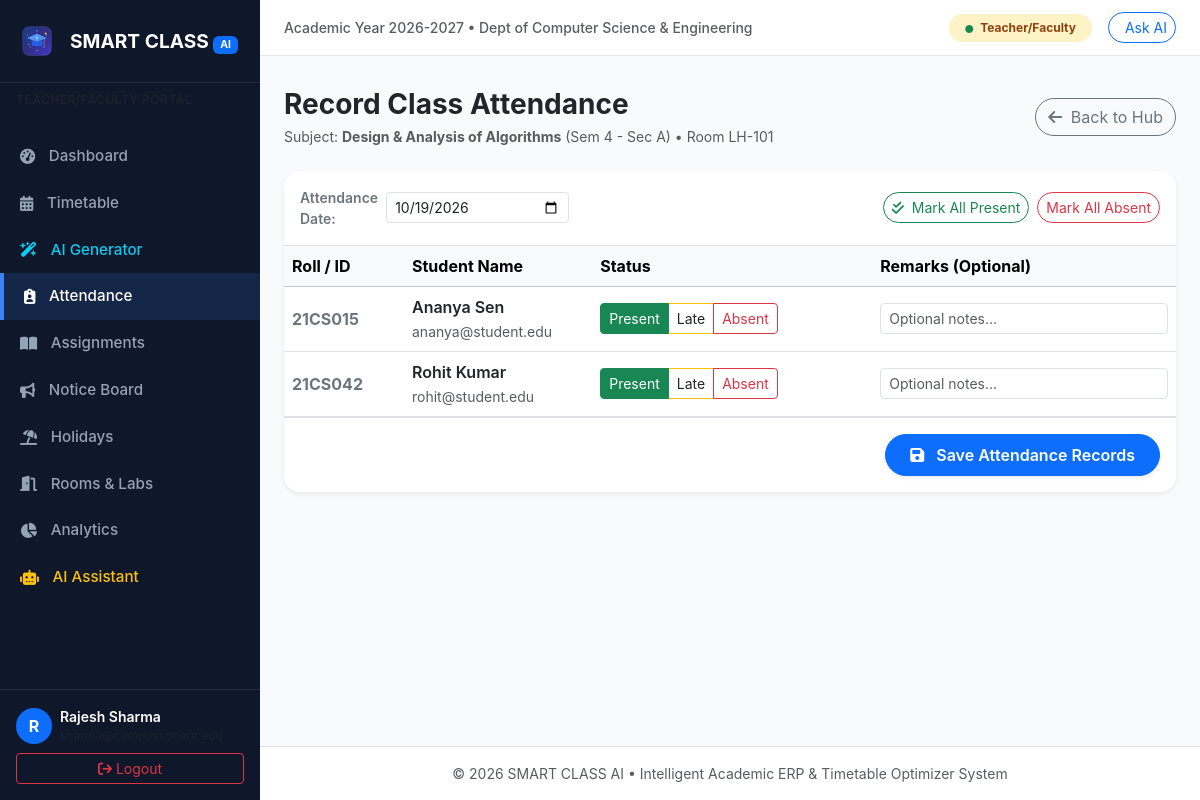
The page /attendance/mark/51/ (signed in) on the database its author committed.
### erp/models.py (models this page shows, shortened)
class Profile(models.Model):
    ROLE_CHOICES = (
        ('student', 'Student'),
        ('teacher', 'Teacher/Faculty'),
        ('admin', 'Admin/Staff'),
    )
    user = models.OneToOneField(User, on_delete=models.CASCADE, related_name='profile')
    role = models.CharField(max_length=20, choices=ROLE_CHOICES, default='student')
    id_number = models.CharField(max_length=50, blank=True, null=True, help_text="Roll No or Faculty ID")
    department = models.CharField(max_length=100, default='Computer Science & Engineering')
    phone = models.CharField(max_length=20, blank=True, null=True)
    semester = models.IntegerField(default=1, blank=True, null=True)
    section = models.CharField(max_length=10, default='A', blank=True, null=True)
    avatar = models.FileField(upload_to='profiles/', blank=True, null=True)

class ClassSchedule(models.Model):
    DAY_CHOICES = (
        ('Monday', 'Monday'),
        ('Tuesday', 'Tuesday'),
        ('Wednesday', 'Wednesday'),
        ('Thursday', 'Thursday'),
        ('Friday', 'Friday'),
        ('Saturday', 'Saturday'),
    )
    subject = models.ForeignKey(Subject, on_delete=models.CASCADE, related_name='schedules')
    faculty = models.ForeignKey(User, on_delete=models.CASCADE, related_name='teaching_schedules')
    room = models.ForeignKey(Room, on_delete=models.CASCADE, related_name='room_schedules')
    day = models.CharField(max_length=20, choices=DAY_CHOICES)
    start_time = models.TimeField()
    end_time = models.TimeField()
    semester = models.IntegerField(default=1)
    section = models.CharField(max_length=10, default='A')
    is_active = models.BooleanField(default=True)
    class Meta:
        ordering = ['day', 'start_time']

class Subject(models.Model):
    code = models.CharField(max_length=20, unique=True)
    name = models.CharField(max_length=150)
    department = models.CharField(max_length=100, default='Computer Science & Engineering')
    semester = models.IntegerField(default=1)
    credits = models.PositiveIntegerField(default=3)
    faculty = models.ForeignKey(User, on_delete=models.SET_NULL, null=True, blank=True, related_name='assigned_subjects')

class Room(models.Model):
    ROOM_TYPES = (
        ('Classroom', 'Smart Classroom'),
        ('Lab', 'Computer / AI Lab'),
        ('Seminar', 'Seminar Hall'),
        ('Auditorium', 'Auditorium'),
    )
    room_number = models.CharField(max_length=30, unique=True)
    name = models.CharField(max_length=100)
    room_type = models.CharField(max_length=30, choices=ROOM_TYPES, default='Classroom')
    capacity = models.PositiveIntegerField(default=60)
    has_projector = models.BooleanField(default=True)
    is_active = models.BooleanField(default=True)

### erp/views.py (the view, shortened to what this page needs)
# urls.py: path('attendance/mark/<int:schedule_id>/', views.mark_attendance, name='mark_attendance'),
@login_required
def mark_attendance(request, schedule_id):
    profile = getattr(request.user, 'profile', None)
    if not profile or profile.role not in ['teacher', 'admin']:
        messages.error(request, "Permission denied.")
        return redirect('dashboard')
    schedule = get_object_or_404(ClassSchedule, id=schedule_id)
    students = Profile.objects.filter(
        role='student',
        semester=schedule.semester,
        section=schedule.section
    ).select_related('user').order_by('id_number', 'user__first_name')
    target_date = request.GET.get('date', timezone.now().strftime('%Y-%m-%d'))
    existing_records = {
        a.student_id: a.status
        for a in Attendance.objects.filter(schedule=schedule, date=target_date)
    }
    return render(request, 'academic/mark_attendance.html', {
        'schedule': schedule,
        'students': students,
        'target_date': target_date,
        'existing_records': existing_records,
    })

### erp/templatetags/erp_extras.py (called while the page is built)
@register.filter(name='dict_get')
def dict_get(dictionary, key):
    if isinstance(dictionary, dict):
        return dictionary.get(key)
    return None

### templates/academic/mark_attendance.html (shortened to what this page needs)
{% extends 'base.html' %}
{% load erp_extras %}
{% block content %}
<div class="d-flex flex-wrap align-items-center justify-content-between gap-3 mb-4">
    <div>
        <h3 class="fw-bold text-dark mb-1">Record Class Attendance</h3>
        <p class="text-muted small mb-0">
            Subject: <strong>{{ schedule.subject.name }}</strong> (Sem {{ schedule.semester }} - Sec {{ schedule.section }}) • Room {{ schedule.room.room_number }}
        </p>
    </div>
    <a href="{% url 'attendance_list' %}" class="btn btn-outline-secondary rounded-pill">
        <i class="fa-solid fa-arrow-left me-1"></i> Back to Hub
    </a>
</div>
<div class="card border-0 shadow-sm rounded-4 overflow-hidden">
    <form method="post">
        <div class="card-header bg-white border-bottom py-3 d-flex flex-wrap justify-content-between align-items-center gap-3">
            <div class="d-flex align-items-center gap-2">
                <label class="fw-semibold small text-secondary">Attendance Date:</label>
                <input type="date" name="date" class="form-control form-control-sm" value="{{ target_date }}" required>
            </div>
            <div class="d-flex gap-2">
                <button type="button" class="btn btn-sm btn-outline-success rounded-pill" onclick="markAll('Present')">
                    <i class="fa-solid fa-check-double me-1"></i> Mark All Present
                </button>
                <button type="button" class="btn btn-sm btn-outline-danger rounded-pill" onclick="markAll('Absent')">
                    Mark All Absent
                </button>
            </div>
        </div>
        <div class="card-body p-0">
            <div class="table-responsive">
                <table class="table table-hover align-middle mb-0">
                    <thead class="table-light">
                        <tr>
                            <th style="width: 120px;">Roll / ID</th>
                            <th>Student Name</th>
                            <th style="width: 280px;">Status</th>
                            <th>Remarks (Optional)</th>
                        </tr>
                    </thead>
                    <tbody>
                        {% for st in students %}
                        <tr>
                            <td class="fw-bold text-secondary">{{ st.id_number|default:"N/A" }}</td>
                            <td>
                                <div class="fw-semibold text-dark">{{ st.user.get_full_name|default:st.user.username }}</div>
                                <small class="text-muted">{{ st.user.email }}</small>
                            </td>
                            <td>
                                <div class="btn-group" role="group">
                                    <label class="btn btn-outline-success btn-sm" for="pres_{{ st.user.id }}">Present</label>
                                    <label class="btn btn-outline-warning btn-sm text-dark" for="late_{{ st.user.id }}">Late</label>
                                    <label class="btn btn-outline-danger btn-sm" for="abs_{{ st.user.id }}">Absent</label>
                                </div>
                            </td>
                            <td>
                                <input type="text" name="remarks_{{ st.user.id }}" class="form-control form-control-sm" placeholder="Optional notes...">
                            </td>
                        </tr>
                        {% empty %}
                        <tr>
                            <td colspan="4" class="text-center py-4 text-muted">
                                No registered students found in Semester {{ schedule.semester }} Section {{ schedule.section }}.
                            </td>
                        </tr>
                        {% endfor %}
                    </tbody>
                </table>
            </div>
        </div>
        <div class="card-footer bg-white py-3 border-top d-flex justify-content-end">
            <button type="submit" class="btn btn-primary px-4 py-2 rounded-pill fw-semibold shadow-sm">
                <i class="fa-solid fa-save me-2"></i> Save Attendance Records
            </button>
        </div>
    </form>
</div>
{% endblock %}

### templates/base.html (shortened to what this page needs)
{% load static %}
<!DOCTYPE html>
<html lang="en">
<head>
    <link href="https://cdn.jsdelivr.net/npm/bootstrap@5.3.3/dist/css/bootstrap.min.css" rel="stylesheet">
    <link href="https://cdnjs.cloudflare.com/ajax/libs/font-awesome/6.5.1/css/all.min.css" rel="stylesheet">
    <link href="{% static 'css/style.css' %}" rel="stylesheet">
</head>
<body>
    {% if user.is_authenticated %}
    <div class="app-wrapper">
        <nav class="sidebar">
            <div class="sidebar-brand">
                <img src="{% static 'images/logo.svg' %}" alt="Logo" width="34" height="34" class="me-1">
                <span>SMART CLASS <span class="badge bg-primary text-white" style="font-size: 0.65rem;">AI</span></span>
            </div>
            <div class="px-3 py-2 text-muted small text-uppercase fw-semibold" style="letter-spacing: 0.5px; font-size: 0.75rem;">
            </div>
            <ul class="sidebar-menu flex-grow-1">
                <li>
                    <a href="{% url 'dashboard' %}" class="{% if request.resolver_match.url_name in 'dashboard,student_dashboard,teacher_dashboard,admin_dashboard' %}active{% endif %}">
                        <i class="fa-solid fa-gauge-high"></i> Dashboard
                    </a>
                </li>
                <li>
                    <a href="{% url 'view_timetable' %}" class="{% if 'timetable' in request.path and 'ai-generator' not in request.path %}active{% endif %}">
                        <i class="fa-solid fa-calendar-days"></i> Timetable
                    </a>
                </li>
                {% if user.profile.role != 'student' %}
                <li>
                    <a href="{% url 'ai_timetable' %}" class="{% if 'ai-generator' in request.path %}active{% endif %} text-info">
                        <i class="fa-solid fa-wand-magic-sparkles"></i> AI Generator
                    </a>
                </li>
                {% endif %}
                <li>
                    <a href="{% url 'attendance_list' %}" class="{% if 'attendance' in request.path %}active{% endif %}">
                        <i class="fa-solid fa-clipboard-user"></i> Attendance
                    </a>
                </li>
                <li>
                    <a href="{% url 'assignment_list' %}" class="{% if 'assignments' in request.path %}active{% endif %}">
                        <i class="fa-solid fa-book-open"></i> Assignments
                    </a>
                </li>
                <li>
                    <a href="{% url 'notice_list' %}" class="{% if 'notices' in request.path %}active{% endif %}">
                        <i class="fa-solid fa-bullhorn"></i> Notice Board
                    </a>
                </li>
                <li>
                    <a href="{% url 'holiday_list' %}" class="{% if 'holidays' in request.path %}active{% endif %}">
                        <i class="fa-solid fa-umbrella-beach"></i> Holidays
                    </a>
                </li>
                <li>
                    <a href="{% url 'room_list' %}" class="{% if 'rooms' in request.path %}active{% endif %}">
                        <i class="fa-solid fa-door-open"></i> Rooms & Labs
                    </a>
                </li>
                {% if user.profile.role != 'student' %}
                <li>
                    <a href="{% url 'analytics' %}" class="{% if 'analytics' in request.path %}active{% endif %}">
                        <i class="fa-solid fa-chart-pie"></i> Analytics
                    </a>
                </li>
                {% endif %}
                <li>
                    <a href="{% url 'ai_assistant' %}" class="{% if 'ai-assistant' in request.path %}active{% endif %} text-warning">
                        <i class="fa-solid fa-robot"></i> AI Assistant
                    </a>
                </li>
            </ul>
            <div class="p-3 border-top border-secondary border-opacity-25">
                <div class="d-flex align-items-center gap-2">
                    <div class="rounded-circle bg-primary text-white d-flex align-items-center justify-content-center fw-bold" style="width: 36px; height: 36px;">
                        {{ user.first_name|default:user.username|slice:":1"|upper }}
                    </div>
                    <div class="overflow-hidden">
                        <div class="text-white text-truncate fw-semibold small">{{ user.get_full_name|default:user.username }}</div>
                        <div class="text-muted text-truncate" style="font-size: 0.75rem;">{{ user.email }}</div>
                    </div>
                </div>
                <a href="{% url 'logout' %}" class="btn btn-outline-danger btn-sm w-100 mt-2">
                    <i class="fa-solid fa-arrow-right-from-bracket"></i> Logout
                </a>
            </div>
        </nav>
        <div class="main-content">
            <header class="top-navbar">
                <div class="d-flex align-items-center gap-2">
                    <span class="text-muted small fw-medium">Academic Year 2026-2027 • Dept of Computer Science & Engineering</span>
                </div>
                <div class="d-flex align-items-center gap-3">
                    <span class="badge rounded-pill px-3 py-2
                        {% if user.profile.role == 'student' %}badge-role-student
                        {% elif user.profile.role == 'teacher' %}badge-role-teacher
                        {% else %}badge-role-admin{% endif %}">
                        <i class="fa-solid fa-circle text-success me-1" style="font-size: 0.5rem;"></i>
                        {{ user.profile.get_role_display|default:"User" }}
                    </span>
                    <a href="{% url 'ai_assistant' %}" class="btn btn-sm btn-outline-primary rounded-pill">
                         Ask AI
                    </a>
                </div>
            </header>
            <div class="container-fluid px-4 pt-3">
            </div>
            <main class="container-fluid px-4 py-3 flex-grow-1">
                {% block content %}{% endblock %}
            </main>
            <footer class="py-3 px-4 border-top text-center text-muted small bg-white mt-auto">
                © 2026 SMART CLASS AI • Intelligent Academic ERP & Timetable Optimizer System
            </footer>
        </div>
    </div>
    {% else %}
    {% block public_content %}{% endblock %}
    {% endif %}
</body>
</html>

### static/css/style.css (style rules this page uses)
:root { --brand-primary: #1e3a8a; --brand-secondary: #4338ca; --brand-accent: #3b82f6; --sidebar-bg: #0f172a; --sidebar-text: #94a3b8; --sidebar-active: #3b82f6; --card-bg: #ffffff; --body-bg: #f8fafc; --text-main: #1e293b; --text-muted: #64748b; --border-color: #e2e8f0; }
body { background-color: var(--body-bg); color: var(--text-main); font-family: -apple-system, BlinkMacSystemFont, "Segoe UI", Roboto, "Helvetica Neue", Arial, sans-serif; min-height: 100vh; }
.app-wrapper { display: flex; min-height: 100vh; }
.sidebar { width: 260px; background-color: var(--sidebar-bg); color: var(--sidebar-text); flex-shrink: 0; display: flex; flex-direction: column; transition: all 0.3s ease; }
.sidebar-brand { padding: 1.5rem 1.25rem; font-size: 1.2rem; font-weight: 700; color: #ffffff; display: flex; align-items: center; gap: 0.75rem; border-bottom: 1px solid rgba(255, 255, 255, 0.08); }
.sidebar-menu { padding: 1rem 0; list-style: none; margin: 0; }
.sidebar-menu li a { display: flex; align-items: center; gap: 0.85rem; padding: 0.75rem 1.25rem; color: var(--sidebar-text); text-decoration: none; font-weight: 500; font-size: 0.95rem; transition: all 0.2s; }
.sidebar-menu li a:hover, .sidebar-menu li a.active { color: #ffffff; background-color: rgba(59, 130, 246, 0.15); border-left: 4px solid var(--sidebar-active); }
.main-content { flex-grow: 1; display: flex; flex-direction: column; overflow-x: hidden; }
.top-navbar { background-color: #ffffff; border-bottom: 1px solid var(--border-color); padding: 0.75rem 1.5rem; display: flex; align-items: center; justify-content: space-between; }
.badge-role-teacher { background-color: #fef3c7; color: #92400e; }

### rows shown on the page
ClassSchedule: subject.name "Design & Analysis of Algorithms", semester "4", section "A", room.room_number "LH-101"
Profile: id_number "21CS015", user.get_full_name "Ananya Sen", user.email "ananya@student.edu"
Profile: id_number "21CS042", user.get_full_name "Rohit Kumar", user.email "rohit@student.edu"

### other values the page prints
{{ user.first_name|default:user.username|slice:":1"|upper }} "R"
{{ user.get_full_name|default:user.username }} "Rajesh Sharma"
{{ user.profile.get_role_display|default:"User" }} "Teacher/Faculty"
